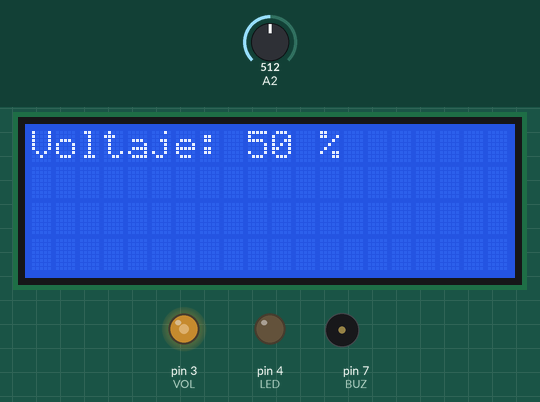
The sketch below on a simulated Arduino Uno, built with avr-gcc and run on an emulated ATmega328P. Shown: 20×4 character LCD, output pins drawn as LEDs (lit = HIGH), buzzer (waves = sounding, pin HIGH). Dashed ring = blinking. The inputs (shaded band) are chosen by the test bench; at power-on: A2 = 512.

Above: at 1.2 s.
1.3 s: A2 set to 1003
At 1.8 s:
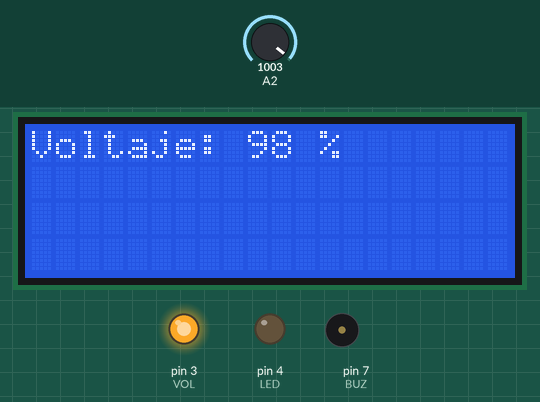
2.8 s: A2 set to 1012
At 2.99 s:
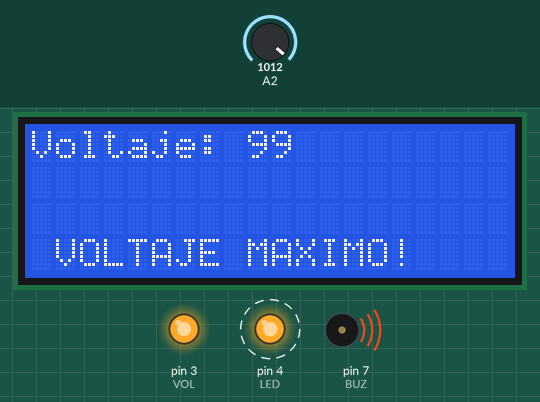
5.0 s: A2 set to 716
At 5.9 s:
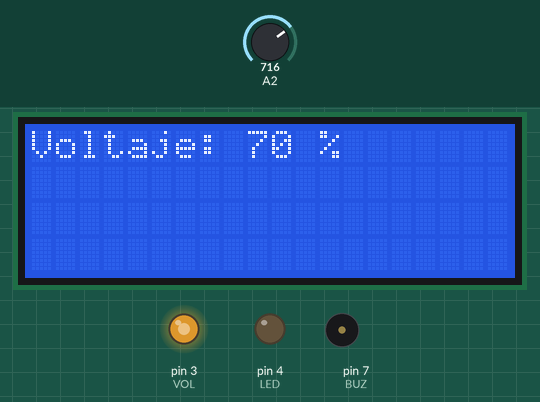
6.5 s: A2 set to 1023
At 6.66 s:
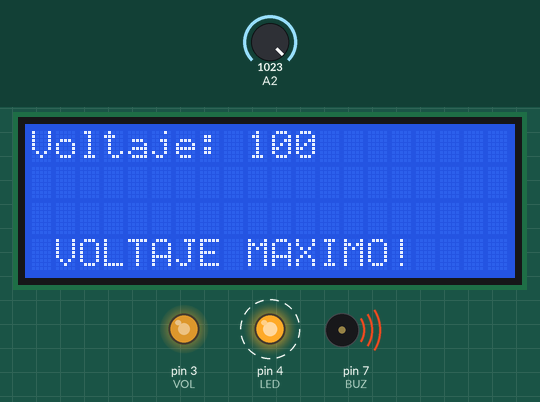
8.0 s: A2 set to 122
At 8.6 s:
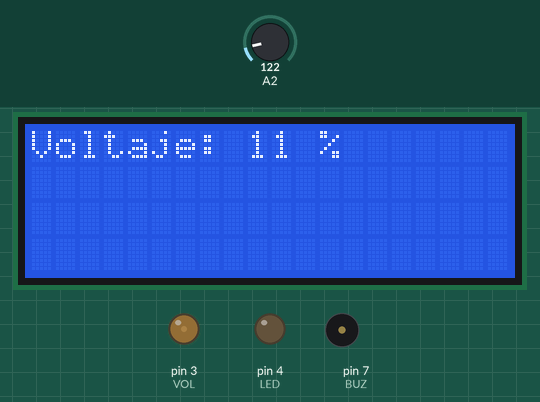
9.7 s: A2 set to 0
At 11.1 s:
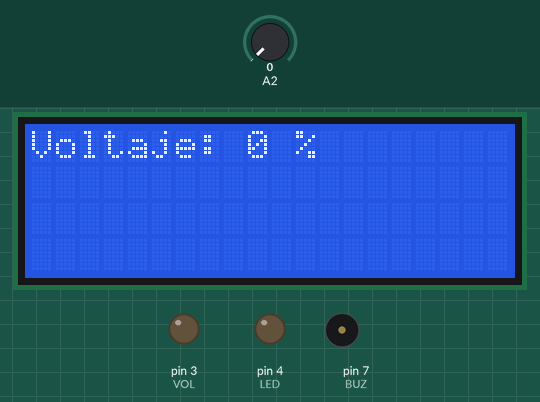
Timing chart, 0 to 12.2 s (numbered marks = the images above; inputs shaded):
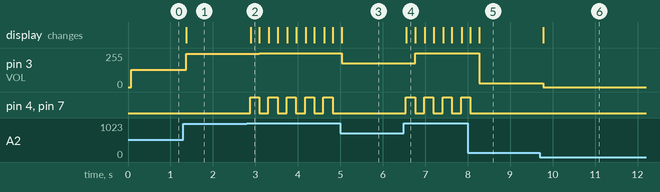

Measured:
- the behaviour switches between 1011 and 1012 on A2 (found by bisection; images 1 and 2)
- after the input at 1.3 s, pin 3 (VOL): 128/255 → 250/255 after 0.07 s; the display: changes after 0.07 s (image 1)
- after the input at 2.8 s, pin 3 (VOL): 250/255 → 253/255 after 0.29 s; pin 4 (LED), pin 7 (BUZ): alternates HIGH for 0.22 s and LOW for 0.22 s, starting after 0.07 s; the display: changes after 0.09 s (image 2)
- after the input at 5.0 s, pin 3 (VOL): 253/255 → 179/255 at once; pin 4 (LED), pin 7 (BUZ): stops changing and stays LOW; the display: changes at once (image 3)
- after the input at 6.5 s, pin 3 (VOL): 179/255 → 255/255 after 0.26 s; pin 4 (LED), pin 7 (BUZ): alternates HIGH for 0.22 s and LOW for 0.22 s, starting at once; the display: changes after 0.06 s (image 4)
- after the input at 8.0 s, pin 3 (VOL): 255/255 → 30/255 after 0.28 s; pin 4 (LED), pin 7 (BUZ): goes on until 8.1 s, then stays LOW; the display: first differs from a run without the input after 0.28 s (image 5)
- after the input at 9.7 s, pin 3 (VOL): 30/255 → 0/255 after 0.08 s; the display: changes after 0.08 s (image 6)

The sketch:

reg_velocidad.ino
```cpp
#include <LCD_I2C.h>


LCD_I2C lcd(0x27,20,4);

//REGULADOR DE VELOCIDAD CON POTENCIOMETRO


#define VOL 3

#define  LED 4

#define BUZ 7


void setup()
    {

      lcd.begin();
      lcd.backlight();
      pinMode(3,OUTPUT);
      pinMode(4,OUTPUT);
      pinMode(7,OUTPUT);

      // put your setup code here, to run once:

    }

int brillo;
int adc;
int Porcentaje;

void loop()

 {


  adc=analogRead(A2); // LEEMOS EL VOLTAJE DEL POTE EN UNA ENTRADA ANALOGICA A2 VALOR ENTRE 0 Y 1023

  brillo= adc/4; // CONVERTIMOS EL VALOR LEIDO EN EL PIN ANALOGICO ENTRE 0 Y 255 QUE ES LA SEÑAL PWM


  lcd.clear();
  lcd.print("Voltaje: ");


  Porcentaje=brillo*100/255;

  lcd.print(Porcentaje); // SE CALCULA EN PORCENTAJES CUANDO BRILLO ALCANZA VALOR 255 ES 100%

  if (Porcentaje>98)
  {

    digitalWrite(BUZ, HIGH);
    digitalWrite(LED, HIGH);
    lcd.setCursor(1, 5);
    lcd.print("VOLTAJE MAXIMO!");
    delay(200);
    lcd.clear();
   // lcd.print("               ");
    digitalWrite(BUZ, LOW);
    digitalWrite(LED, LOW);


  }

  lcd.print(" %");

  analogWrite(VOL,brillo);

  delay(200);

  }
```
